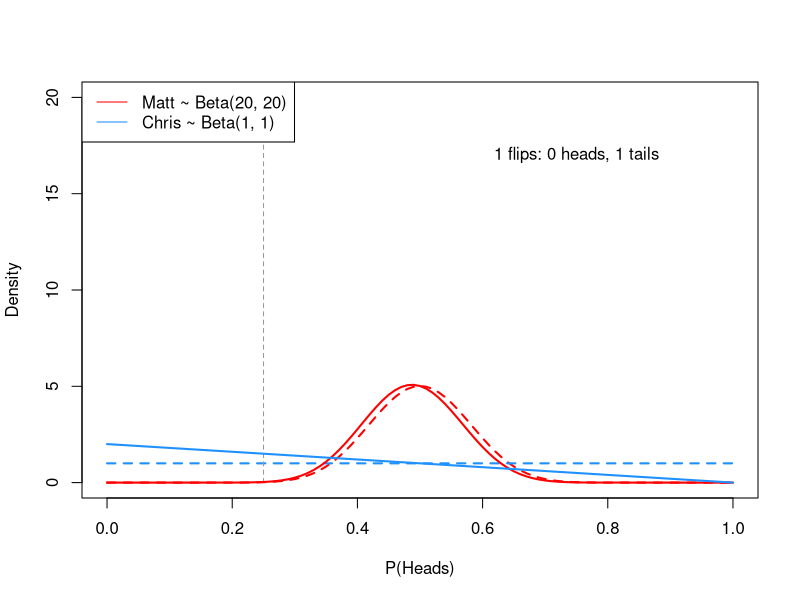
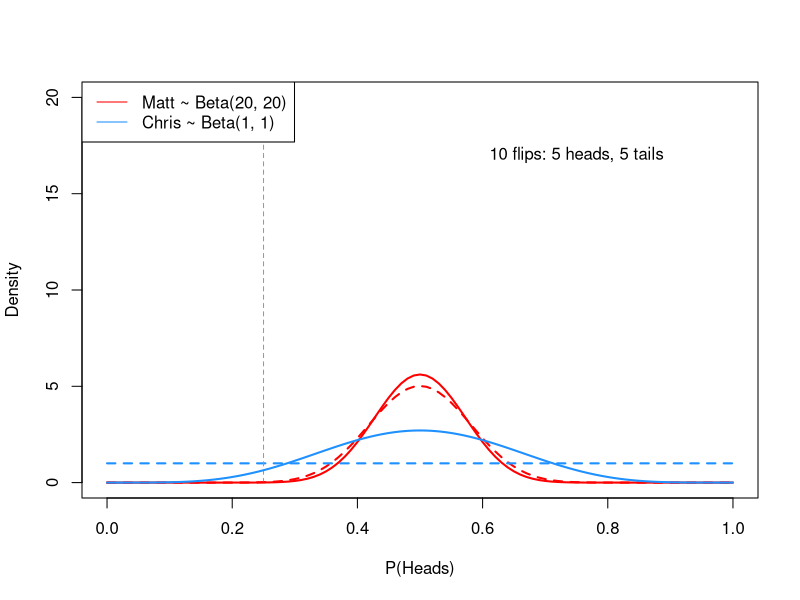
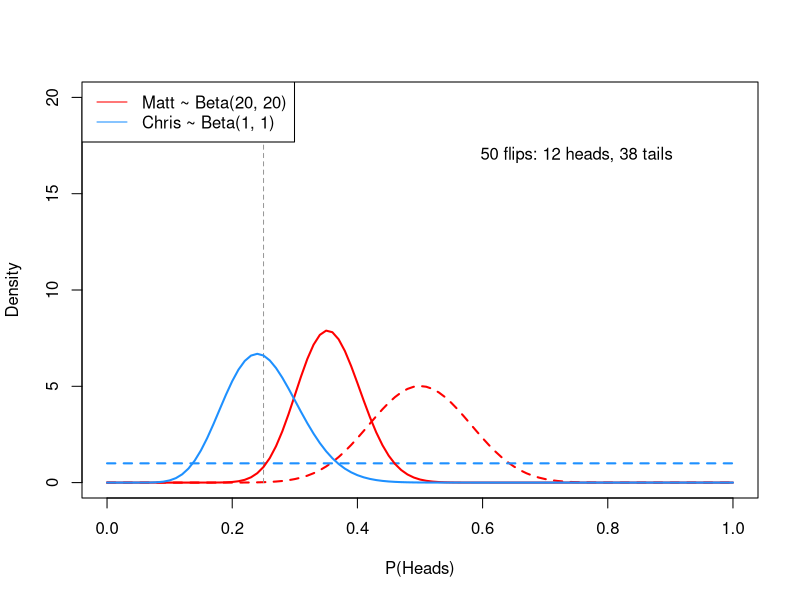
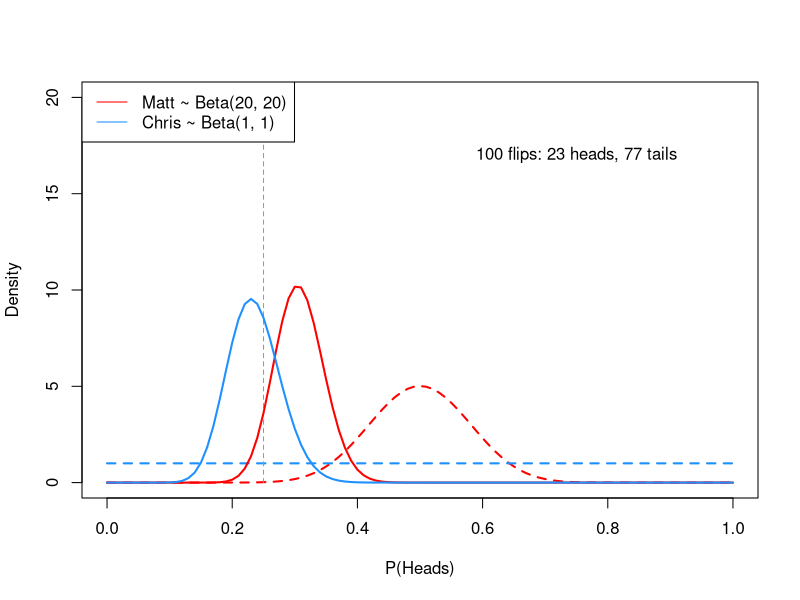
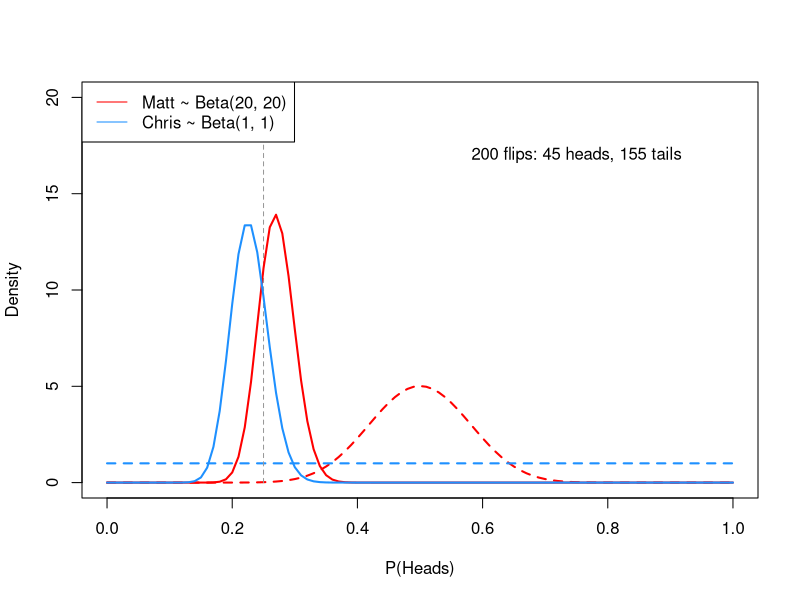

These figures' R source, in order:
## ---- chunk 1
set.seed(123)

coin_sim <- function(p, N, M_alpha, M_beta, C_alpha, C_beta) {
  ## Simulate coin outcomes in advance. "Success" = heads.
  outcomes <- sample(1:0, N, prob = c(p, 1 - p), replace = TRUE)
  success <- cumsum(outcomes)
  ## Matt prior
  curve(dbeta(x, M_alpha, M_beta), 
        col = "red", lwd = 2, lty = 2, xlim = c(0, 1), ylim = c(0, 20), 
        xlab = "P(Heads)", ylab = "Density")
  ## Chris prior
  curve(dbeta(x, C_alpha, C_beta),
        col = "dodgerblue", lwd = 2, lty = 2, add = TRUE)
  ## True probability of coin
  lines(x = c(p, p), y = c(0, 20), lty = 2, lwd = 1,col = "grey60")
  ## Matt posterior
  curve(dbeta(x, M_alpha+success[N], M_beta+(N-success[N])),
        add = TRUE, col = "red", lwd = 2)
  ## Chris posterior
  curve(dbeta(x, C_alpha+success[N], C_beta+(N-success[N])),
        add = TRUE, col = "dodgerblue", lwd = 2)
  ##Legend  
  legend('topleft', lty = 1, col = c("red", "dodgerblue"),
         legend = c(paste0("Matt ~ Beta(", M_alpha , ", " , M_beta , ")"),
                    paste0("Chris ~ Beta(", C_alpha , ", " , C_beta , ")")))
  text(0.75, 17, label = paste(N, "flips:", success[N], "heads,", N-success[N], "tails"))
}

## ---- chunk 2
coin_sim(p = 0.25, N = 1, 
         M_alpha = 20, M_beta = 20,
         C_alpha = 1, C_beta = 1
         ) 
## ---- chunk 3
coin_sim(p = 0.25, N = 10, 
         M_alpha = 20, M_beta = 20,
         C_alpha = 1, C_beta = 1
         ) 
## ---- chunk 4
coin_sim(p = 0.25, N = 50, 
         M_alpha = 20, M_beta = 20,
         C_alpha = 1, C_beta = 1
         ) 
## ---- chunk 5
coin_sim(p = 0.25, N = 100, 
         M_alpha = 20, M_beta = 20,
         C_alpha = 1, C_beta = 1
         ) 
## ---- chunk 6
coin_sim(p = 0.25, N = 200, 
         M_alpha = 20, M_beta = 20,
         C_alpha = 1, C_beta = 1
         ) 
## ---- chunk 7
# library(dplyr) ## For data wrangling
# library(tidyr)
# library(ggplot2)
# library(cowplot) ## For easier, publication-ready formatting of ggplot output
# library(extrafont)
# library(grid)
# library(scales)
# library(extrafont)
# library(RColorBrewer)
# 
# type <- c("Oil", "Coal", "Gas", "Hydro", "Nuclear", "Other")
# tpes <- c(32.6, 30.0, 23.7, 6.8, 4.4, 2.5) ## BP Statistical Review (2015): Year = 2014
# elec <- c(5.0, 40.4, 22.5, 16.2, 10.9, 5.0)
# 
# energy <- tbl_df(data.frame(cbind(type, tpes, elec)))
# 
# energy <- 
#   energy %>%
#   gather(form, perc, -type) %>%
#   mutate(perc = as.numeric(perc)) %>%
#   mutate(form_labs = ifelse(form == "tpes", "(a) Total primary energy supply  \n", "(b) Electricity generation only  \n")) 
# 
# energy$type <- factor(energy$type, levels = type)
# energy$form_labs <- factor(energy$form_labs, levels = c("(a) Total primary energy supply  \n", "(b) Electricity generation only  \n"))
# 
# my_grbu <- c(rep("#BDBDBD", times = 3), brewer.pal(3, "Blues")[2], rep("#BDBDBD", times = 2))
# 
# ggplot(energy %>% filter(!is.na(perc)), #filter(perc != 0), 
#        aes(x = factor(type), y = perc/100, fill = factor(type)), color = factor(type)
#        ) +  
#   stat_summary(fun.y = mean, geom = "bar") +
#   # scale_fill_grey() +
#   scale_fill_manual(values = my_grbu, breaks = type) +
#   scale_y_continuous(labels = percent) +
#   labs(x = NULL, y = NULL) + 
#   facet_wrap(~ form_labs, scales = "free_x") +
#   theme(legend.position = "none",
#         text = element_text(family = "Palatino Linotype"),
#         axis.title = element_text(family = "Palatino Linotype"),
#         axis.text.x = element_text(angle = 45, vjust = 0.95, hjust = 1.01),
#         strip.text = element_text(size = 16), 
#         strip.background = element_rect(fill = "white"), ## Facet strip
#         panel.margin = unit(5, "lines") ## Increase gap between facet panels
#         )
